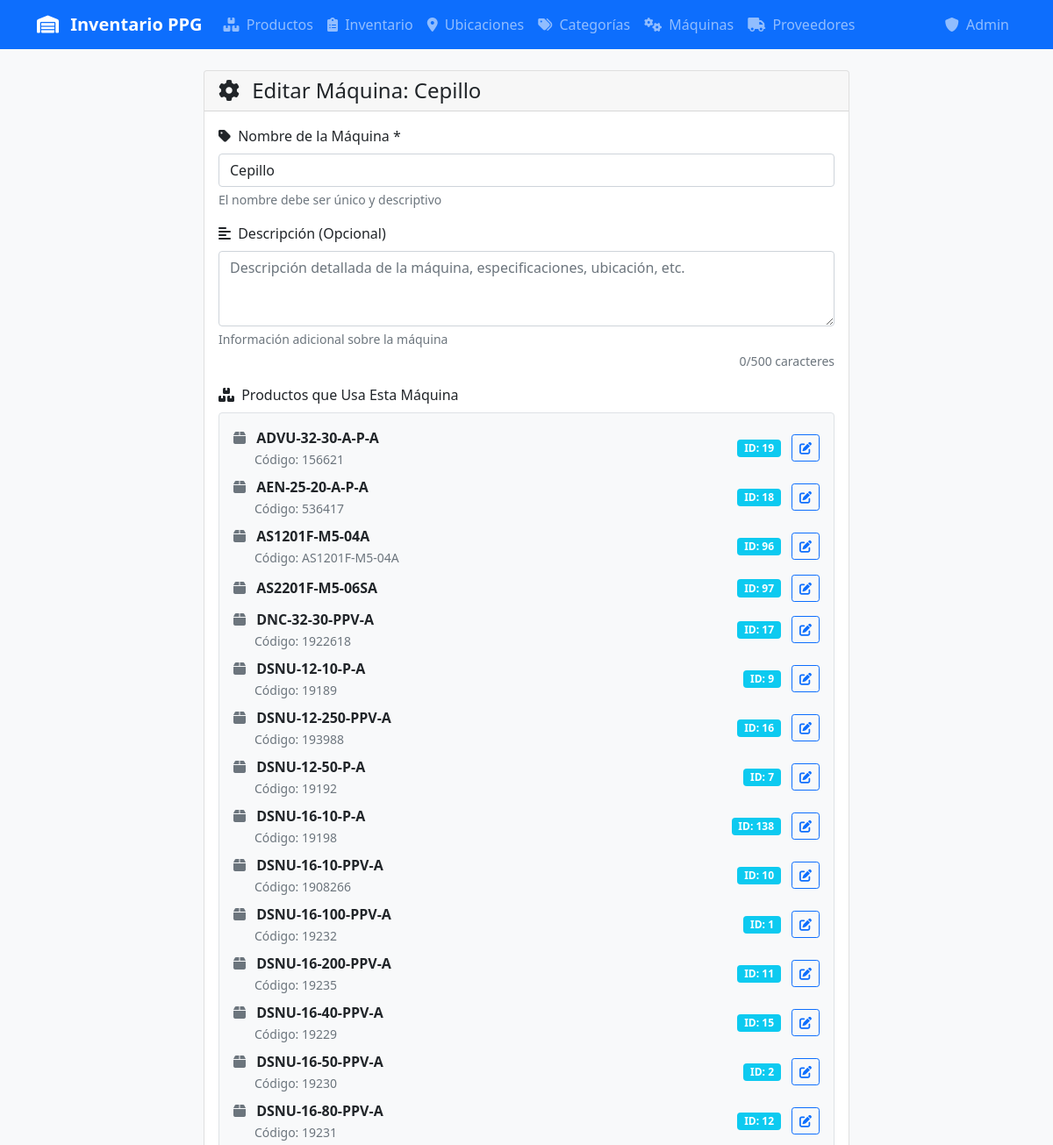
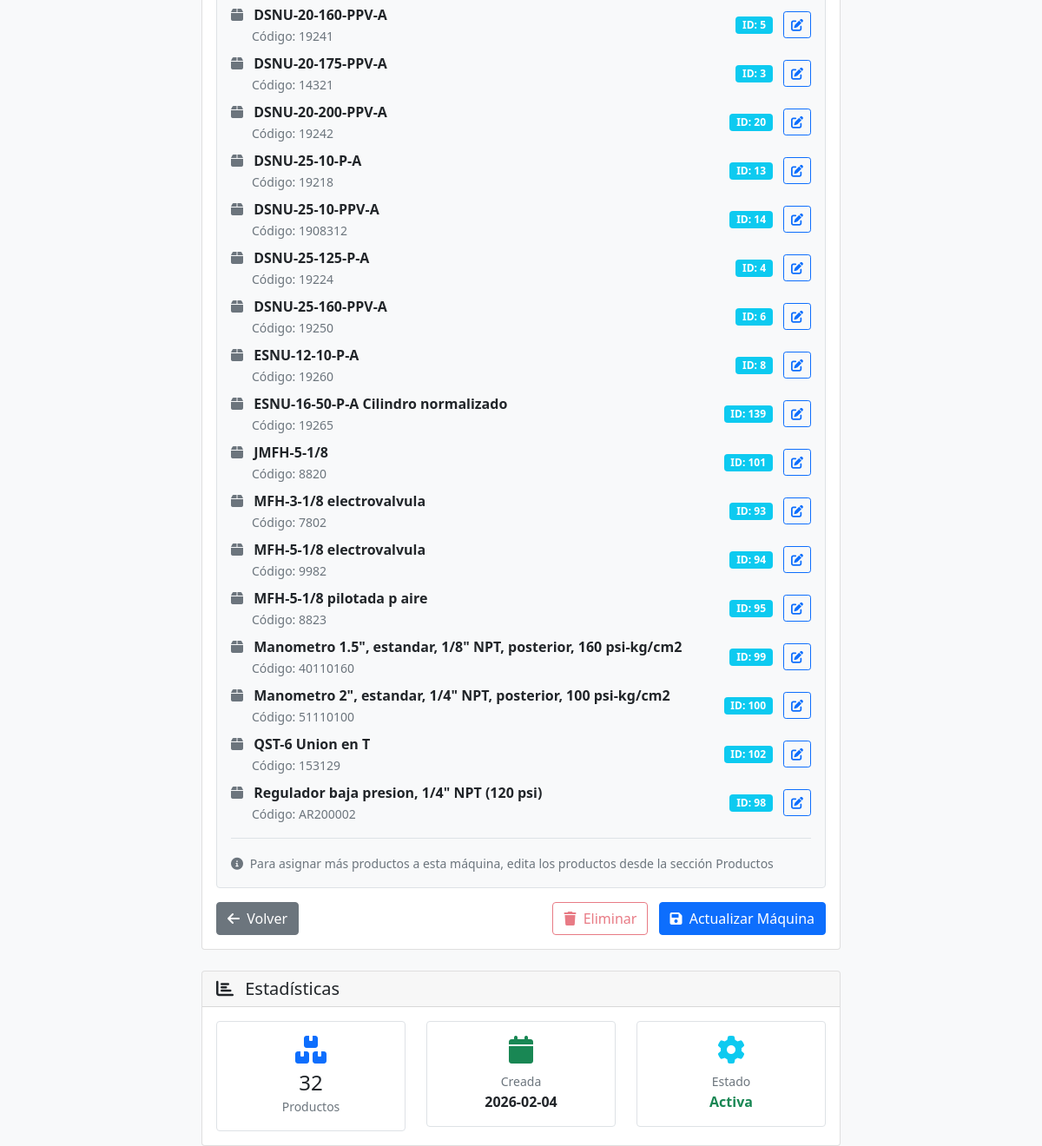
Page /maquina/editar/1 on the committed database (2 pictures, top to bottom).
### tables this page shows
CREATE TABLE maquinas (
            id INTEGER PRIMARY KEY AUTOINCREMENT,
            nombre TEXT UNIQUE NOT NULL,
            descripcion TEXT
        , fecha_creacion DATETIME);

CREATE TABLE productos (
            id INTEGER PRIMARY KEY,
            descripcion TEXT NOT NULL,
            codigo TEXT UNIQUE,
            categoria_id INTEGER,
            subcategoria_id INTEGER,
            marca_id INTEGER,
            notas TEXT,
            cantidad_requerida INTEGER DEFAULT 1,
            maquina_id INTEGER,
            fecha_creacion DATETIME DEFAULT CURRENT_TIMESTAMP,
            fecha_actualizacion DATETIME DEFAULT CURRENT_TIMESTAMP, proveedor_id INTEGER REFERENCES proveedores(id), stock_minimo INTEGER DEFAULT 5,
            FOREIGN KEY (categoria_id) REFERENCES categorias (id),
            FOREIGN KEY (subcategoria_id) REFERENCES subcategorias (id),
            FOREIGN KEY (marca_id) REFERENCES marcas (id),
            FOREIGN KEY (maquina_id) REFERENCES maquinas (id)
        );

### app.py (the view)
@app.route('/maquina/editar/<int:id>')
def editar_maquina(id):
    conn = get_db_connection()
    maquina = conn.execute('SELECT * FROM maquinas WHERE id = ?', (id,)).fetchone()
    if not maquina:
        flash('Máquina no encontrada', 'error')
        return redirect(url_for('maquinas'))
    productos = conn.execute('''
        SELECT p.id, p.descripcion, p.codigo
        FROM productos p
        JOIN producto_maquinas pm ON p.id = pm.producto_id
        WHERE pm.maquina_id = ?
        ORDER BY p.descripcion
    ''', (id,)).fetchall()
    conn.close()
    return render_template('maquina_form.html', maquina=maquina, productos=productos)

### app.py (called while the page is built)
def get_db_connection():
    conn = sqlite3.connect(DATABASE, timeout=20.0)
    conn.row_factory = sqlite3.Row
    conn.execute('PRAGMA journal_mode=WAL')  # Better concurrent access
    conn.execute('PRAGMA busy_timeout=20000')  # 20 second timeout
    conn.execute('PRAGMA synchronous=NORMAL')  # Faster writes
    conn.execute('PRAGMA cache_size=10000')  # Larger cache
    conn.execute('PRAGMA temp_store=MEMORY')  # Use memory for temp tables
    return conn

### templates/maquina_form.html (shortened to what this page needs)
{% extends "base.html" %}
{% block content %}
<div class="row justify-content-center">
    <div class="col-md-8">
        <div class="card">
            <div class="card-header">
                <h4 class="mb-0">
                    <i class="fas fa-cog me-2"></i>
                    {% if maquina %}
                        Editar Máquina: {{ maquina.nombre }}
                    {% else %}
                        Nueva Máquina
                    {% endif %}
                </h4>
            </div>
            <div class="card-body">
                <form method="POST" action="{{ url_for('guardar_maquina') }}">
                    <div class="mb-3">
                        <label for="nombre" class="form-label">
                            <i class="fas fa-tag me-1"></i>
                            Nombre de la Máquina *
                        </label>
                        <input type="text" class="form-control" name="nombre" id="nombre"
                               value="{{ maquina.nombre if maquina else '' }}"
                               placeholder="Ej: Extrusora 1, Inyectora A, Molino Principal..." required>
                        <div class="form-text">
                            El nombre debe ser único y descriptivo
                        </div>
                    </div>
                    <div class="mb-3">
                        <label for="descripcion" class="form-label">
                            <i class="fas fa-align-left me-1"></i>
                            Descripción (Opcional)
                        </label>
                        <textarea class="form-control" name="descripcion" id="descripcion" rows="3"
                                  placeholder="Descripción detallada de la máquina, especificaciones, ubicación, etc.">{{ maquina.descripcion if maquina and maquina.descripcion else '' }}</textarea>
                        <div class="form-text">
                            Información adicional sobre la máquina
                        </div>
                    </div>
                    {% if maquina and productos %}
                    <div class="mb-3">
                        <label class="form-label">
                            <i class="fas fa-boxes me-1"></i>
                            Productos que Usa Esta Máquina
                        </label>
                        <div class="border rounded p-3 bg-light">
                            {% for producto in productos %}
                            <div class="d-flex justify-content-between align-items-center mb-2">
                                <span>
                                    <i class="fas fa-box me-2 text-muted"></i>
                                    <strong>{{ producto.descripcion }}</strong>
                                    {% if producto.codigo %}
                                    <br><small class="text-muted ms-4">Código: {{ producto.codigo }}</small>
                                    {% endif %}
                                </span>
                                <div>
                                    <span class="badge bg-info me-2">ID: {{ producto.id }}</span>
                                    <a href="{{ url_for('editar_producto', id=producto.id) }}"
                                       class="btn btn-sm btn-outline-primary">
                                        <i class="fas fa-edit"></i>
                                    </a>
                                </div>
                            </div>
                            {% endfor %}
                            <div class="mt-3 pt-3 border-top">
                                <small class="text-muted">
                                    <i class="fas fa-info-circle me-1"></i>
                                    Para asignar más productos a esta máquina, edita los productos desde la sección Productos
                                </small>
                            </div>
                        </div>
                    </div>
                    {% endif %}
                    <div class="d-flex justify-content-between">
                        <a href="{{ url_for('maquinas') }}" class="btn btn-secondary">
                            <i class="fas fa-arrow-left me-1"></i>
                            Volver
                        </a>
                        <div>
                            {% if maquina %}
                                <button type="button" class="btn btn-outline-danger me-2"
                                        onclick="confirmarEliminar()"
                                        {% if productos and productos|length > 0 %}disabled{% endif %}>
                                    <i class="fas fa-trash me-1"></i>
                                    Eliminar
                                </button>
                            {% endif %}
                            <button type="submit" class="btn btn-primary">
                                <i class="fas fa-save me-1"></i>
                                {% if maquina %}Actualizar{% else %}Crear{% endif %} Máquina
                            </button>
                        </div>
                    </div>
                </form>
            </div>
        </div>
        {% if maquina %}
        <div class="card mt-4">
            <div class="card-header">
                <h5 class="mb-0">
                    <i class="fas fa-chart-bar me-2"></i>
                    Estadísticas
                </h5>
            </div>
            <div class="card-body">
                <div class="row text-center">
                    <div class="col-md-4">
                        <div class="border rounded p-3">
                            <i class="fas fa-boxes fa-2x text-primary mb-2"></i>
                            <h4 class="mb-0">{{ productos|length if productos else 0 }}</h4>
                            <small class="text-muted">Productos</small>
                        </div>
                    </div>
                    <div class="col-md-4">
                        <div class="border rounded p-3">
                            <i class="fas fa-calendar fa-2x text-success mb-2"></i>
                            <div class="mb-0">
                                <small class="text-muted">Creada</small>
                                <br>
                                <strong>{{ maquina.fecha_creacion[:10] if maquina.fecha_creacion else 'N/A' }}</strong>
                            </div>
                        </div>
                    </div>
                    <div class="col-md-4">
                        <div class="border rounded p-3">
                            <i class="fas fa-cog fa-2x text-info mb-2"></i>
                            <div class="mb-0">
                                <small class="text-muted">Estado</small>
                                <br>
                                <strong class="text-success">Activa</strong>
                            </div>
                        </div>
                    </div>
                </div>
            </div>
        </div>
        {% endif %}
    </div>
</div>
{% endblock %}

### rows in the picture
maquinas: nombre "Cepillo", fecha_creacion "2026-02-04"
productos: descripcion "ADVU-32-30-A-P-A", codigo "156621", id "19"
productos: descripcion "AEN-25-20-A-P-A", codigo "536417", id "18"
productos: descripcion "AS1201F-M5-04A", codigo "AS1201F-M5-04A", id "96"
productos: descripcion "AS2201F-M5-06SA", id "97"
productos: descripcion "DNC-32-30-PPV-A", codigo "1922618", id "17"
productos: descripcion "DSNU-12-10-P-A", codigo "19189", id "9"
productos: descripcion "DSNU-12-250-PPV-A", codigo "193988", id "16"
productos: descripcion "DSNU-12-50-P-A", codigo "19192", id "7"
productos: descripcion "DSNU-16-10-P-A", codigo "19198", id "138"
productos: descripcion "DSNU-16-10-PPV-A", codigo "1908266", id "10"
productos: descripcion "DSNU-16-100-PPV-A", codigo "19232", id "1"
productos: descripcion "DSNU-16-200-PPV-A", codigo "19235", id "11"
productos: descripcion "DSNU-16-40-PPV-A", codigo "19229", id "15"
productos: descripcion "DSNU-16-50-PPV-A", codigo "19230", id "2"
productos: descripcion "DSNU-16-80-PPV-A", codigo "19231", id "12"
productos: descripcion "DSNU-20-160-PPV-A", codigo "19241", id "5"
productos: descripcion "DSNU-20-175-PPV-A", codigo "14321", id "3"
productos: descripcion "DSNU-20-200-PPV-A", codigo "19242", id "20"
productos: descripcion "DSNU-25-10-P-A", codigo "19218", id "13"
productos: descripcion "DSNU-25-10-PPV-A", codigo "1908312", id "14"
productos: descripcion "DSNU-25-125-P-A", codigo "19224", id "4"
productos: descripcion "DSNU-25-160-PPV-A", codigo "19250", id "6"
productos: descripcion "ESNU-12-10-P-A", codigo "19260", id "8"
productos: descripcion "ESNU-16-50-P-A Cilindro normalizado", codigo "19265", id "139"
productos: descripcion "JMFH-5-1/8", codigo "8820", id "101"
productos: descripcion "MFH-3-1/8 electrovalvula", codigo "7802", id "93"
productos: descripcion "MFH-5-1/8 electrovalvula", codigo "9982", id "94"
productos: descripcion "MFH-5-1/8 pilotada p aire", codigo "8823", id "95"
productos: descripcion "Manometro 1.5\", estandar, 1/8\" NPT, posterior, 160 psi-kg/cm2", codigo "40110160", id "99"
productos: descripcion "Manometro 2\", estandar, 1/4\" NPT, posterior, 100 psi-kg/cm2", codigo "51110100", id "100"
productos: descripcion "QST-6 Union en T", codigo "153129", id "102"
productos: descripcion "Regulador baja presion, 1/4\" NPT (120 psi)", codigo "AR200002", id "98"

### other values in the picture
{{ productos|length if productos else 0 }} "32"
